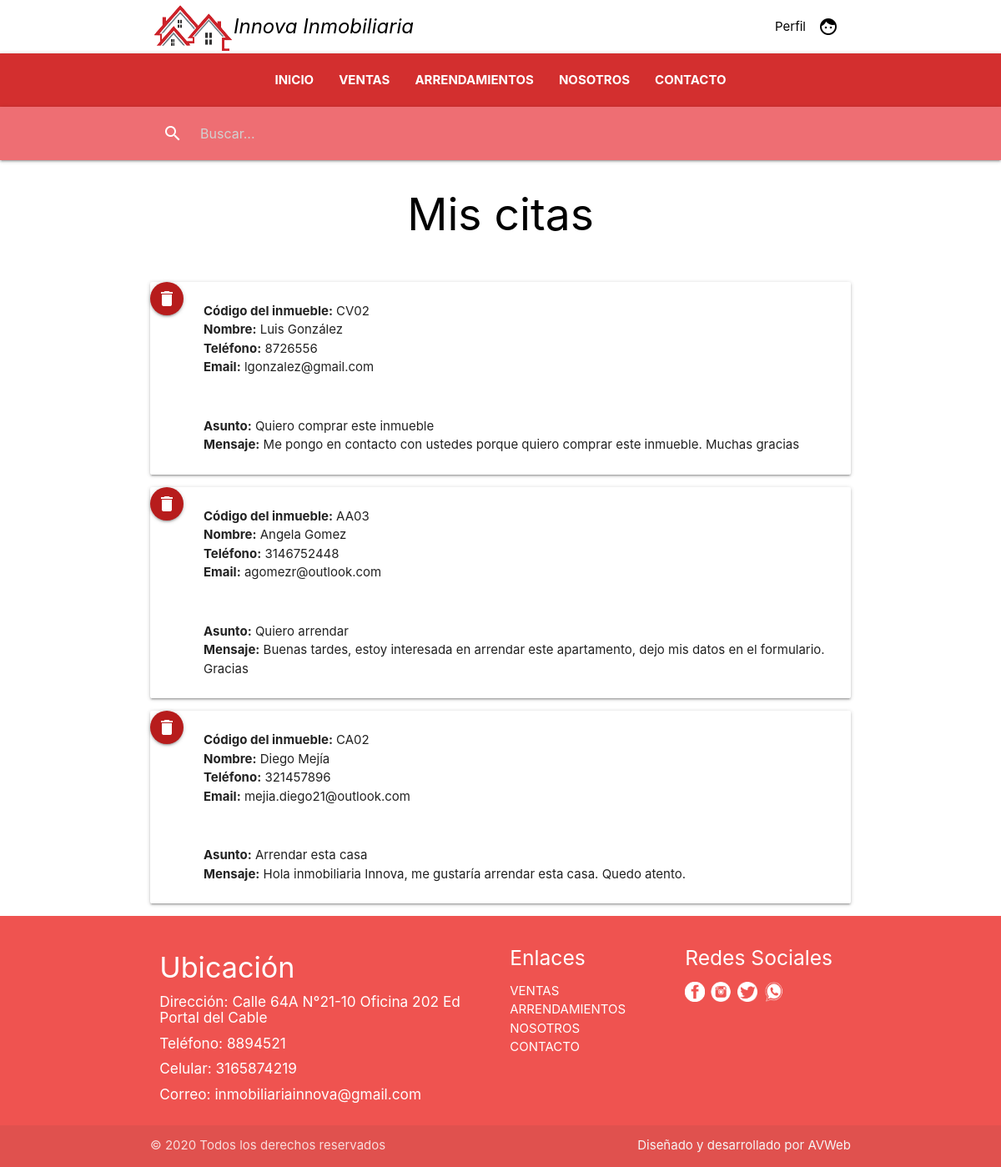
Screenshot of /asesor/mis_citas/ (signed in) with the database file from the repository.
### inmueble/models.py (models this page shows)
class cita(models.Model):
    inmueble = models.CharField(max_length=20, null=True)
    usuario = models.CharField(max_length=50, null=True)
    telefono = models.CharField(max_length=50, null=True)
    email = models.EmailField(max_length=254, null=True)
    asunto = models.CharField(max_length=30, null=True)
    mensaje = models.CharField(max_length=254, null=True)

### inmueble/views.py (the view)
# urls.py: path('asesor/mis_citas/', views.CitaList.as_view(), name='mis_citas'),
class CitaList(LoginRequiredMixin, ListView):
    template_name = 'asesor/mis_citas.html'
    model = cita
    context_object_name = 'cita'

### templates/asesor/mis_citas.html
{% extends 'base/base.html' %}
{% load static %}
{% load humanize %}
{% block container %}
<h2 class="header center black-text text-lighten-3">Mis citas</h2>
<br>
{% for data in cita %}
  <div class="card horizontal">
    <a class="btn-floating right btn-medium waves-effect waves-light red darken-4 " href="{% url 'eliminar_cita' data.id %}">
      <i class="material-icons">delete</i>
    </a><br>
    <div class="card-stacked">
      <div class="card-content">
        <p><b>Código del inmueble:</b> {{ data.inmueble }}</p>
        <p><b>Nombre:</b> {{ data.usuario }}</p>
        <p><b>Teléfono:</b> {{ data.telefono }}</p>
        <p><b>Email:</b> {{ data.email }}</p>
      </div>
      <div class="card-content">
        <div class="col s8">
          <p><b>Asunto:</b> {{ data.asunto }}</p>
          <p><b>Mensaje:</b> {{ data.mensaje }}</p>
        </div>
      </div>
    </div>
  </div>
{% endfor %}
{% endblock %}

### rows the page displays
cita: inmueble "CV02", usuario "Luis González", telefono "8726556", email "lgonzalez@gmail.com", asunto "Quiero comprar este inmueble", mensaje "Me pongo en contacto con ustedes porque quiero comprar este inmueble. Muchas gracias"
cita: inmueble "AA03", usuario "Angela Gomez", telefono "3146752448", email "agomezr@outlook.com", asunto "Quiero arrendar", mensaje "Buenas tardes, estoy interesada en arrendar este apartamento, dejo mis datos en el formulario. Gracias"
cita: inmueble "CA02", usuario "Diego Mejía", telefono "321457896", email "mejia.diego21@outlook.com", asunto "Arrendar esta casa", mensaje "Hola inmobiliaria Innova, me gustaría arrendar esta casa. Quedo atento."
